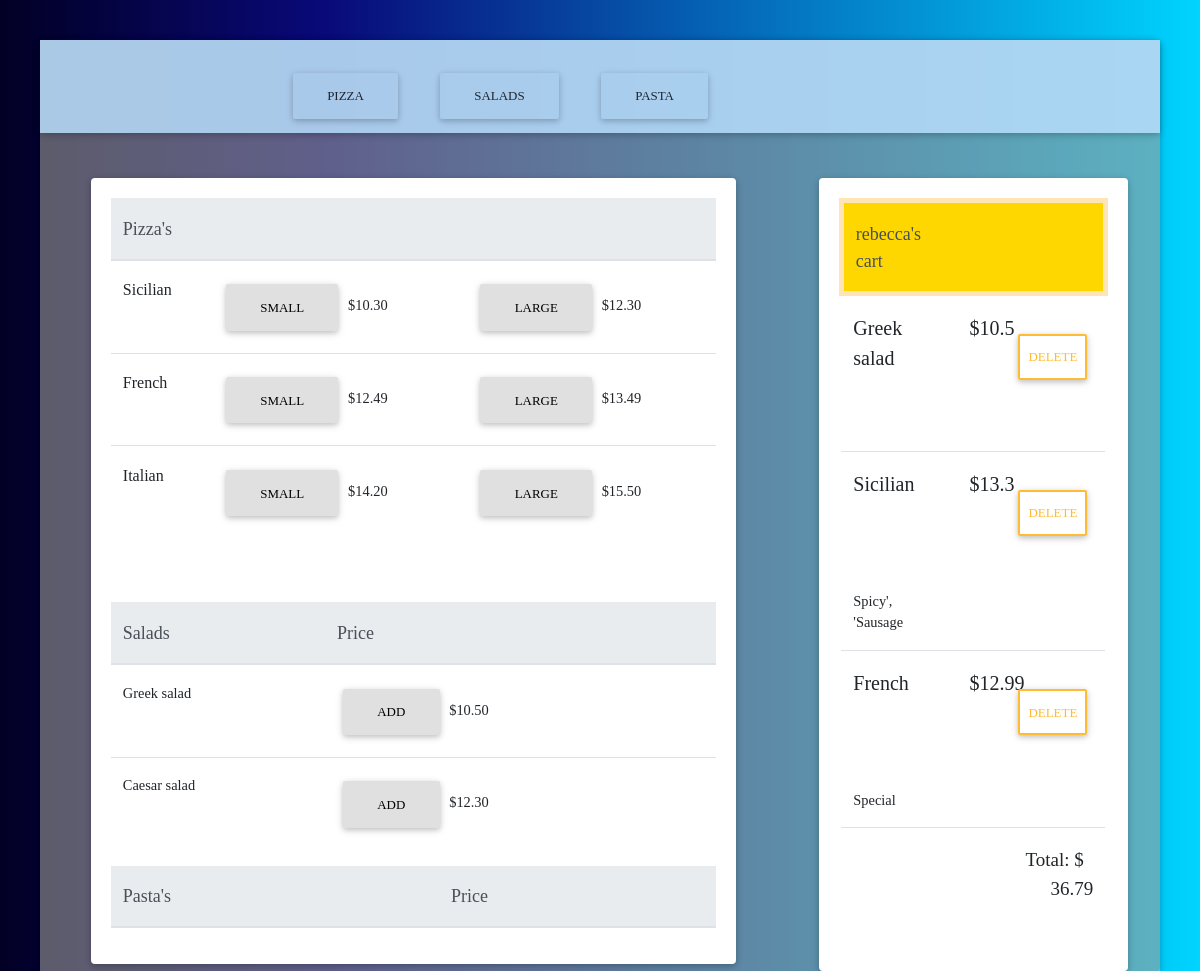
The app's page / (signed in), older data.
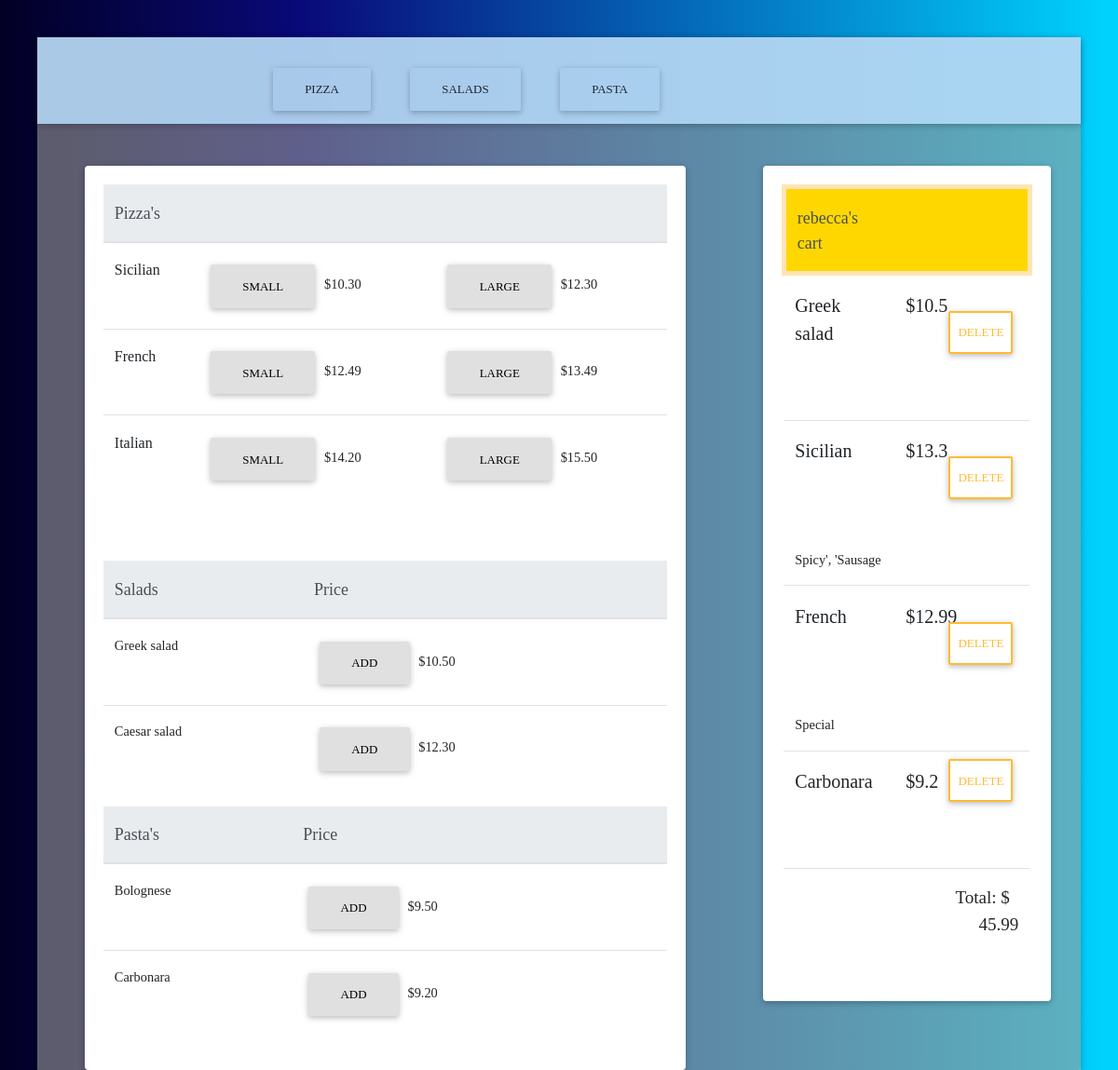
The same page, newer data.
### orders/models.py (models this page shows)
class Pizza(models.Model):
    category = models.CharField(max_length=10)
    name = models.CharField(max_length=64)
    large_price = models.DecimalField(max_digits=5, decimal_places=2)
    small_price = models.DecimalField(max_digits=5, decimal_places=2, blank=True, null=True)
    def __str__(self):
        return f'{self.name}'

### orders/views.py (the view)
# urls.py: path("", views.index, name="index"),
def index(request):
    if not request.user.is_authenticated:
        return render(request, "login.html")
    if not Order.objects.filter(user=request.user):
        orders, prices, toppings = None, None, None
    else:
        pizzas, prices, ids, toppings = get_price_and_pizzas(request)
        orders = zip(pizzas, prices, ids, toppings)
        prices = round(sum(prices), 2)
    context = {
        "pizzas": Pizza.objects.filter(category="pizza"),
        "salads": Pizza.objects.filter(category="salad"),
        "pastas": Pizza.objects.filter(category="pasta"),
        "toppings": Topping.objects.all(),
        "orders": orders,
        "total": prices,
        "toppings_chosen": toppings,
    }
    return render(request, "index.html", context)

### orders/models.py (called while the page is built)
    def __str__(self):
        return f'{self.toppingname}'

### orders/views.py (called while the page is built)
def get_price_and_pizzas(request):
    orders = Order.objects.filter(user=request.user).values('item').values_list("item", flat=True)
    tt, pizzanames, itemslist_temp, itemslist, prices, items, ids = [], [], [], [], [], [], []
    [itemslist.append(order) for order in orders]
    [itemslist_temp.append(Item.objects.filter(id=item)) for item in itemslist]
    [items.append(item.first()) for item in itemslist_temp]
    for item in items:
        tt.append(item.toppings.strip("[]").strip("'"))
        prices.append(float(item.price))
        pizzanames.append(item.pizza)
        ids.append(item.id)
    return pizzanames, prices, ids, tt

### orders/templates/index.html (shortened to what this page needs)
{% extends 'layout.html' %}
{% block body %}
  <nav class="navbar navbar-light blue lighten-4" style="opacity:0.9">
    <div class="row" id="navtext">
      <div class="col">
        <div class="scrollto" id="pizzascroll">
        <button class="btn" style="margin-top:25px;" type="button" name="button">Pizza</button>
        </div>
      </div>
      <div class="col">
        <div class="scrollto" id="saladscroll">
        <button class="btn" style="margin-top:25px;" type="button" name="button">Salads</button>
        </div>
      </div>
      <div class="col">
        <div class="scrollto" id="pastascroll">
        <button class="btn" style="margin-top:25px;" type="button" name="button">Pasta</button>
        </div>
      </div>
    </div>
    <br><br><b>
  </nav>
<div class="row" style="padding-top: 4%; margin:0px;background-color: rgb(220,220,220, 0.4);">
  <div class="col-12 col-md-8">
    <div class="card center" style="width: 90%; margin: 0 auto;">
      <div class="card-body">
        <table class='table'>
          <thead class='thead-light' id="pizzascrollto">
              <tr >
                  <th class="tableheader" style="font-size: 18px;">Pizza's</th>
                  <th></th>
                  <th></th>
              </tr>
          </thead>
          <tbody>
              {% for pizza in pizzas %}
              <tr>
                  <td style="font-size:16px;">{{ pizza.name }}</td>
                  {% if pizza.small_price == None %}
                      <td></td>
                  {% else %}
                      <td>
                        <a href="#myModal" class="myModal"  data-toggle="modal" data-target="#exampleModalCenter" data-id="{{ pizza.name }} {{ pizza.small_price}}" onclick="clearChecks()">
                        <button type="button-large" class="btn btn-light" data-toggle="modal" data-target="#exampleModalCenter" data-id="{{ pizza.name }}">Small</button></a>
                         ${{pizza.small_price}}</td>
                  {% endif %}
                  {% if pizza.large_price == None %}
                      <td></td>
                  {% else %}
                      <td>
                        <a href="#myModal" class="myModal"  data-toggle="modal" data-target="#exampleModalCenter" data-id="{{ pizza.name }} {{ pizza.large_price}}" onclick="clearChecks()">
                          <button type="button-large" class="btn btn-light" data-toggle="modal" data-target="#exampleModalCenter" data-id="{{pizza.name}}">Large</button></a>
                        ${{pizza.large_price}}</td>
                  {% endif %}
              </tr>
              {% endfor %}
          </tbody>
        </table>
      <br><br>
      <table class='table' id="saladscrollto">
        <thead class='thead-light'>
            <tr >
                <th class="tableheader">Salads</th>
                <th class="tableheader">Price</th>
            </tr>
        </thead>
          <tbody>
              {% for salad in salads %}
              <tr>
                  <td>{{ salad.name }}</td>
                  <td><button  id="{{ salad.name }}" value ="{{ salad.large_price }}" type="button-large" class="btn btn-light" onclick="addToppings('salad', this)">Add</button>
                    ${{ salad.large_price }}
                  </td>
              </tr>
              {% endfor %}
          </tbody>
        </table>
        <table class='table' id="pastascrollto">
          <thead class='thead-light'>
              <tr >
                  <th class="tableheader">Pasta's</th>
                  <th class="tableheader">Price</th>
              </tr>
          </thead>
            <tbody>
                {% for pasta in pastas %}
                <tr>
                    <td>{{ pasta.name }}</td>
                    <td><button  id="{{ pasta.name }}" value ="{{ pasta.large_price }}" type="button-large" class="btn btn-light" onclick="addToppings('pasta', this)">Add</button>
                      ${{ pasta.large_price }}
                    </td>
                </tr>
                {% endfor %}
            </tbody>
          </table>
      </div>
    </div>
  </div>
  <div class="col-6 col-md-4">
    <div class="card center" style="width: 90%; margin: 0 auto;">
      <div class="card-body">
        <table class='table'>
          <thead class='thead-light' style="background:gold;" id="headgold" >
              <tr>
                  <th style="background:gold;" class="tableheader" style="font-size: 18px;">{{ request.user }}'s cart</th>
                  <th style="background:gold;"></th>
              </tr>
          </thead>
          <tbody>
            {% if not orders %}
            <tr>
              <td>  Your cart is empty.</td>
            </tr>
            {% else %}
              {% for order, price, id, toppings_chosen in orders %}
              <tr>
                <td class="carttablebody">{{ order }}</td>
                <td class="carttablebody">${{ price }}
                  <a href="{% url 'delete' id %}">
                  <button type="button" name="button" class="btn btn-outline-warning waves-effect" id="deletebtn"> Delete </button>
                  </a>
                </td>
              </tr>
              <tr>
                {% if toppings_chosen %}
                <td style="border-top: none;">
                  {{ toppings_chosen }}
                </td>
                {% endif %}
                <td style="border-top: none;"></td>
              </tr>
              {% endfor %}
              <tr>
                <td></td>
                <td style="text-align:right; font-size:19px;">Total: $ &nbsp <p id="totalcart_price"> {{ total }}</p></td>
              </tr>
            {% endif %}
            </tbody>
        </table>
      </div>
    </div>
  </div>
</div>
{% endblock %}

### orders/templates/layout.html (shortened to what this page needs)
<!DOCTYPE html>
<html style="height:100%">
<head>
      <link rel="stylesheet" href="https://use.fontawesome.com/releases/v5.8.2/css/all.css">
      <link href="https://cdnjs.cloudflare.com/ajax/libs/twitter-bootstrap/4.3.1/css/bootstrap.min.css" rel="stylesheet">
      {% load static %}
      <link href= "{% static 'MDB-free/css/mdb.min.css' %}" rel="stylesheet">
      <link rel="stylesheet" type="text/css" href="{% static 'styles.css' %}">
      <link rel="stylesheet" href="https://cdnjs.cloudflare.com/ajax/libs/animate.css/3.7.2/animate.min.css">
</head>
<body>
  <div class="card" style="background-color: rgba(20, 20, 0, .3);">
  {% block body%}
  {% endblock %}
    </div>
</body>
</html>

### orders/static/styles.css (style rules this page uses)
body { background-color: #E0E0E0; font-family: "Palatino Linotype", "Book Antiqua", Palatino, serif; background: linear-gradient(90deg, rgba(2,0,36,1) 0%, rgba(9,9,121,1) 27%, rgba(0,212,255,1) 100%); margin:40px; }
#navtext { font-size: 18px; }
.btn { bottom: 15px; }
.tableheader { font-size: 18px; }
.carttablebody { font-size: 20px; }
#deletebtn { padding-left:8px; padding-right:8px; float: right; }
#headgold { border: 1px solid #656565; border-color: moccasin; border-width: 5px; background:gold; }

Row changes from the older to the newer data that the page shows:
added Pizza: name "Bolognese", large_price "9.50"
added Pizza: name "Carbonara", large_price "9.20", large_price "9.2"
Text that changed along with them:
{{ total }}: "36.79" → "45.99"
